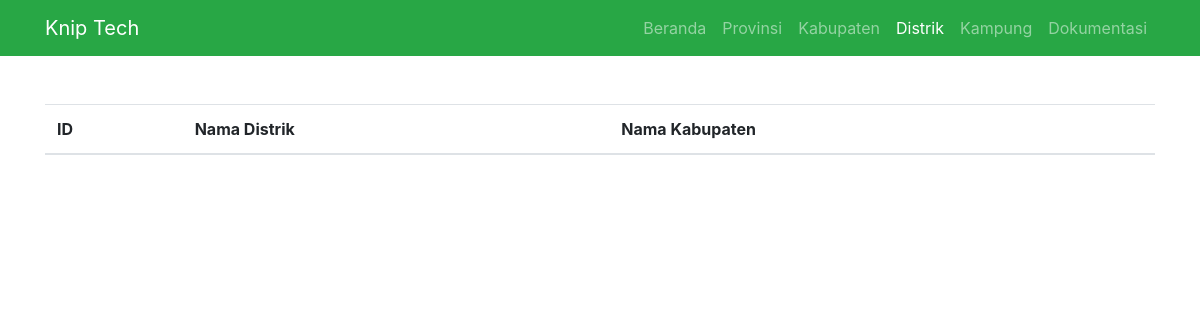
/distrik, run on an earlier commit of the app's database.
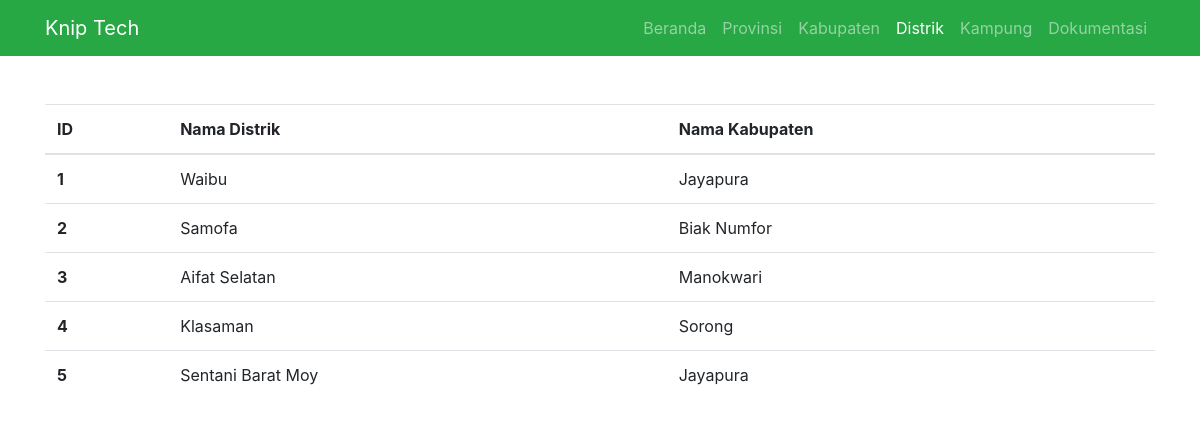
And on a later commit of the database.
### app/models.py (models this page shows, shortened)
class Distrik(db.Model):
    id = db.Column(db.Integer, primary_key=True)
    nama_distrik = db.Column(db.String(100), nullable=False)
    kabupaten = db.Column(db.String(100), db.ForeignKey('kabupaten.id'), nullable=False)
    kampung = db.relationship('Kampung', backref='kampung', lazy=True)

### app/routes.py (the view)
@app.route('/distrik')
def distrik():
    data = Distrik.query.all()
    return render_template('template.html',judul='Distrik', data=data)

### app/templates/template.html
{% extends 'base.html' %} {% block index %}
<div class="container">
  <table class="table mt-5">
    <thead>
      {% if judul == "Provinsi" %}
      <tr>
        <th scope="col">ID</th>
        <th scope="col">Nama Provinsi</th>
      </tr>
      {% elif judul == "Kabupaten" %}
      <tr>
        <th scope="col">ID</th>
        <th scope="col">Nama Kabupaten</th>
        <th scope="col">Nama Provinsi</th>
      </tr>
      {% elif judul == "Distrik" %}
      <tr>
        <th scope="col">ID</th>
        <th scope="col">Nama Distrik</th>
        <th scope="col">Nama Kabupaten</th>
      </tr>
      {% elif judul == "Kampung" %}
      <tr>
        <th scope="col">ID</th>
        <th scope="col">Nama Kampung</th>
        <th scope="col">Nama Distrik</th>
      </tr>
      {% endif %}
    </thead>
    <tbody>
      {% for data in data %}
        {% if judul == "Provinsi" %}
        <tr>
          <th scope="row">{{loop.index}}</th>
          <td scope="row">{{data.nama_provinsi}}</td>
        </tr>
        {% elif judul == "Kabupaten" %}
        <tr>
          <th scope="row">{{loop.index}}</th>
          <td scope="row">{{data.nama_kabupaten}}</td>
          <td scope="row">{{data.provinsi}}</td>
        </tr>
        {% elif judul == "Distrik" %}
        <tr>
          <th scope="row">{{loop.index}}</th>
          <td scope="row">{{data.nama_distrik}}</td>
          <td scope="row">{{data.kabupaten}}</td>
        </tr>
        {% elif judul == "Kampung" %}
        <tr>
          <th scope="row">{{loop.index}}</th>
          <td scope="row">{{data.nama_kampung}}</td>
          <td scope="row">{{data.distrik}}</td>
        </tr>
        {% endif %}
      {% endfor %}
    </tbody>
  </table>
</div>
{% endblock index %}

### app/templates/base.html (shortened to what this page needs)
<!doctype html>
<html lang="en">
<head>
    <link rel="stylesheet" href="https://stackpath.bootstrapcdn.com/bootstrap/4.5.0/css/bootstrap.min.css"
>
</head>
<body>
    <nav class="navbar navbar-expand-lg navbar-dark bg-success">
        <div class="container">
            <a class="navbar-brand" href="{{ url_for ('index') }}">Knip Tech</a>
        <div class="collapse navbar-collapse" id="navbarNavAltMarkup">
            <div class="navbar-nav ml-auto">
                <a class="nav-item nav-link {% if judul == 'Beranda' %}active{% endif %}" href="{{ url_for ('index') }}">Beranda</a>
                <a class="nav-item nav-link {% if judul == 'Provinsi' %}active{% endif %}" href="{{ url_for ('provinsi') }}">Provinsi</a>
                <a class="nav-item nav-link {% if judul == 'Kabupaten' %}active{% endif %}" href="{{ url_for ('kabupaten') }}">Kabupaten</a>
                <a class="nav-item nav-link {% if judul == 'Distrik' %}active{% endif %}" href="{{ url_for ('distrik') }}">Distrik</a>
                <a class="nav-item nav-link {% if judul == 'Kampung' %}active{% endif %}" href="{{ url_for ('kampung') }}">Kampung</a>
                <a class="nav-item nav-link {% if judul == 'Dokumentasi' %}active{% endif %}" href="{{ url_for ('restful') }}">Dokumentasi</a>
            </div>
        </div>
        </div>
    </nav>
    {% block index %}
    {% endblock index %}
</body>
</html>

What changed in the data, as far as the page shows it:
added Distrik: nama_distrik "Waibu", kabupaten "Jayapura"
added Distrik: nama_distrik "Samofa", kabupaten "Biak Numfor"
added Distrik: nama_distrik "Aifat Selatan", kabupaten "Manokwari"
added Distrik: nama_distrik "Klasaman", kabupaten "Sorong"
added Distrik: nama_distrik "Sentani Barat Moy", kabupaten "Jayapura"
